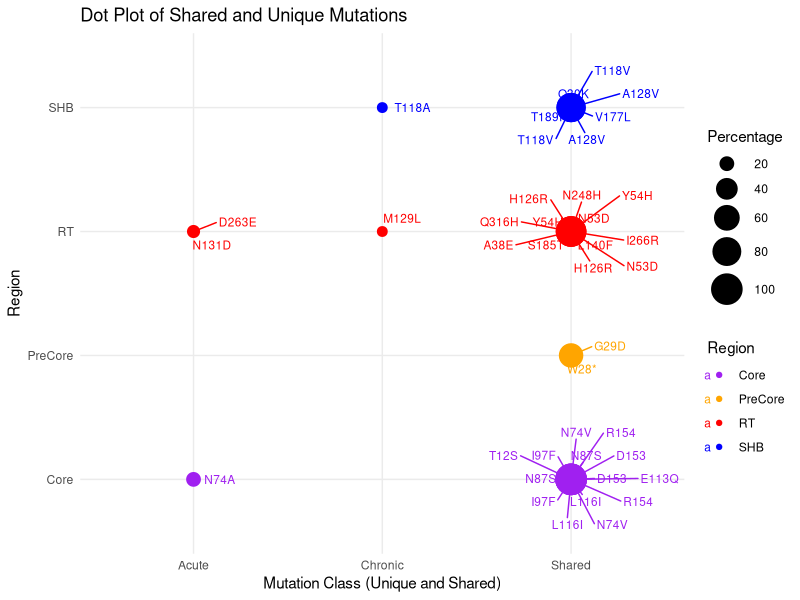

R code for this plot:
# Load necessary libraries
library(ggplot2)
library(tidyr)
library(dplyr)
library(ggrepel)  # For repelling labels to prevent overlap

# Load the dataset
mutations_data <- read.csv("Mutations_Unique_Shared.csv")

# Rename columns for easier manipulation
colnames(mutations_data) <- c('RT_Mutation', 'RT_Acute', 'RT_Chronic', 'RT_p_value',
                              'SHB_Mutation', 'SHB_Acute', 'SHB_Chronic', 'SHB_p_value',
                              'PreCore_Mutation', 'PreCore_Acute', 'PreCore_Chronic', 'PreCore_p_value',
                              'Core_Mutation', 'Core_Acute', 'Core_Chronic', 'Core_p_value')

# Convert relevant columns to numeric
mutations_data <- mutations_data %>%
  mutate(across(c(RT_Acute, RT_Chronic, SHB_Acute, SHB_Chronic, 
                  PreCore_Acute, PreCore_Chronic, Core_Acute, Core_Chronic), as.numeric))

# Classify mutations as "Shared", "Unique_Acute", or "Unique_Chronic"
mutations_data <- mutations_data %>%
  mutate(Mutation_Class = case_when(
    (RT_Acute > 0 & RT_Chronic > 0) |
      (SHB_Acute > 0 & SHB_Chronic > 0) |
      (PreCore_Acute > 0 & PreCore_Chronic > 0) |
      (Core_Acute > 0 & Core_Chronic > 0) ~ "Shared",
    
    (RT_Acute > 0 & (is.na(RT_Chronic) | RT_Chronic == 0)) | 
      (SHB_Acute > 0 & (is.na(SHB_Chronic) | SHB_Chronic == 0)) |
      (PreCore_Acute > 0 & (is.na(PreCore_Chronic) | PreCore_Chronic == 0)) |
      (Core_Acute > 0 & (is.na(Core_Chronic) | Core_Chronic == 0)) ~ "Unique_Acute",
    
    (RT_Chronic > 0 & (is.na(RT_Acute) | RT_Acute == 0)) | 
      (SHB_Chronic > 0 & (is.na(SHB_Acute) | SHB_Acute == 0)) |
      (PreCore_Chronic > 0 & (is.na(PreCore_Acute) | PreCore_Acute == 0)) |
      (Core_Chronic > 0 & (is.na(Core_Acute) | Core_Acute == 0)) ~ "Unique_Chronic",
    
    TRUE ~ NA_character_
  ))

# Reshape the data for plotting
mutations_long <- mutations_data %>%
  pivot_longer(cols = c(RT_Acute, RT_Chronic, SHB_Acute, SHB_Chronic, PreCore_Acute, PreCore_Chronic, Core_Acute, Core_Chronic),
               names_to = c("Region", "Cohort"),
               names_pattern = "(.*)_(.*)",
               values_to = "Percentage")

# Filter the data to include only mutations with >15% in either Acute or Chronic
mutations_long_filtered <- mutations_long %>%
  filter(Percentage > 15)

# Add a new column to set the x-axis category (Acute, Shared, Chronic)
mutations_long_filtered <- mutations_long_filtered %>%
  mutate(Category = case_when(
    Mutation_Class == "Unique_Acute" ~ "Acute",
    Mutation_Class == "Shared" ~ "Shared",
    Mutation_Class == "Unique_Chronic" ~ "Chronic"
  ))

# Create a combined column for mutation labels
mutations_long_filtered <- mutations_long_filtered %>%
  mutate(Mutation_Label = case_when(
    Region == "RT" ~ RT_Mutation,
    Region == "SHB" ~ SHB_Mutation,
    Region == "PreCore" ~ PreCore_Mutation,
    Region == "Core" ~ Core_Mutation
  ))

# Create the dot plot with labels for mutations
ggplot(mutations_long_filtered, aes(x = Category, y = Region, size = Percentage, color = Region, label = Mutation_Label)) +
  geom_point() +
  geom_text_repel(size = 3, max.overlaps = Inf, box.padding = 0.35, point.padding = 0.3, hjust = -0.3) +  # Label all mutations
  scale_size_continuous(range = c(3, 10)) +  # Make the size of points proportional to percentage
  labs(title = "Dot Plot of Shared and Unique Mutations",
       x = "Mutation Class (Unique and Shared)",
       y = "Region",
       color = "Region") +
  scale_color_manual(values = c("RT" = "red", "SHB" = "blue", "PreCore" = "orange", "Core" = "purple")) +  # Change PreCore to orange
  theme_minimal() +
  theme(axis.text.x = element_text(angle = 0, hjust = 0.5))
